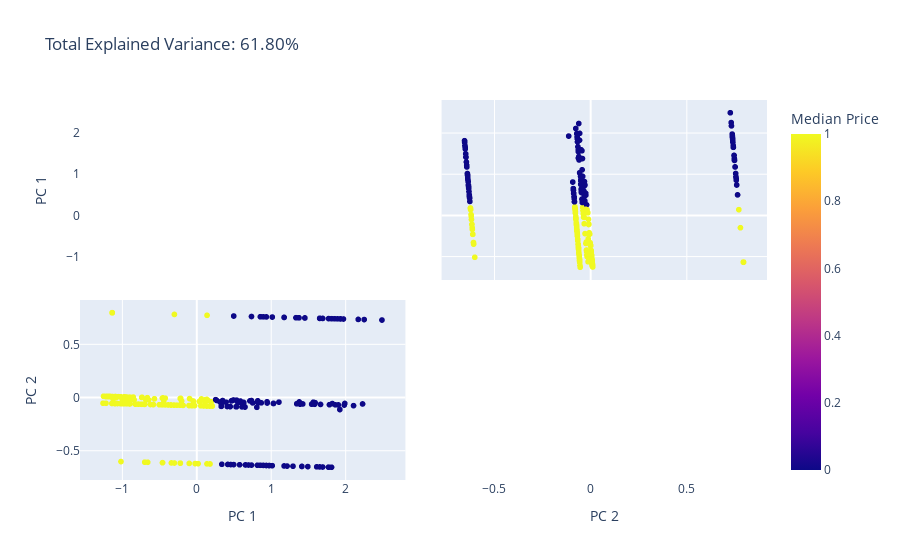

The notebook cell this image was saved under:
### Code cell
#Visualize PCA with 2 components
n_components = 2

pca = PCA(n_components=n_components)
components = pca.fit_transform(X)

total_var = pca.explained_variance_ratio_.sum() * 100

labels = {str(i): f"PC {i+1}" for i in range(n_components)}
labels['color'] = 'Median Price'

fig = px.scatter_matrix(
    components,
    color=y_km,
    dimensions=range(n_components),
    labels=labels,
    title=f'Total Explained Variance: {total_var:.2f}%',
)
fig.update_traces(diagonal_visible=False)
fig.show()

### Figure 1 — Plotly figure (JSON) as saved in the notebook; plotly's stock layout.template omitted (floating-point values rounded to 4 significant figures; data arrays with more than 128 entries replaced by an {"elided": "..."} marker saying what was removed)
{"data": [{"diagonal": {"visible": false}, "dimensions": [{"axis": {"matches": true}, "label": "PC 1", "values": {"elided": "306 float values"}}, {"axis": {"matches": true}, "label": "PC 2", "values": {"elided": "306 float values"}}], "hovertemplate": "%{xaxis.title.text}=%{x}<br>%{yaxis.title.text}=%{y}<br>Median Price=%{marker.color}<extra></extra>", "legendgroup": "", "marker": {"color": {"elided": "306 int values"}, "coloraxis": "coloraxis", "symbol": "circle"}, "name": "", "showlegend": false, "type": "splom"}], "layout": {"autosize": true, "coloraxis": {"colorbar": {"title": {"text": "Median Price"}}, "colorscale": [[0, "#0d0887"], [0.1111, "#46039f"], [0.2222, "#7201a8"], [0.3333, "#9c179e"], [0.4444, "#bd3786"], [0.5556, "#d8576b"], [0.6667, "#ed7953"], [0.7778, "#fb9f3a"], [0.8889, "#fdca26"], [1, "#f0f921"]]}, "dragmode": "select", "legend": {"tracegroupgap": 0}, "title": {"text": "Total Explained Variance: 61.80%"}, "xaxis": {"autorange": true, "range": [-1.694, 2.928], "type": "linear"}, "xaxis2": {"autorange": true, "range": [-0.8232, 0.9649], "type": "linear"}, "yaxis": {"autorange": true, "range": [-1.694, 2.928], "type": "linear"}, "yaxis2": {"autorange": true, "range": [-0.8232, 0.9649], "type": "linear"}}}
